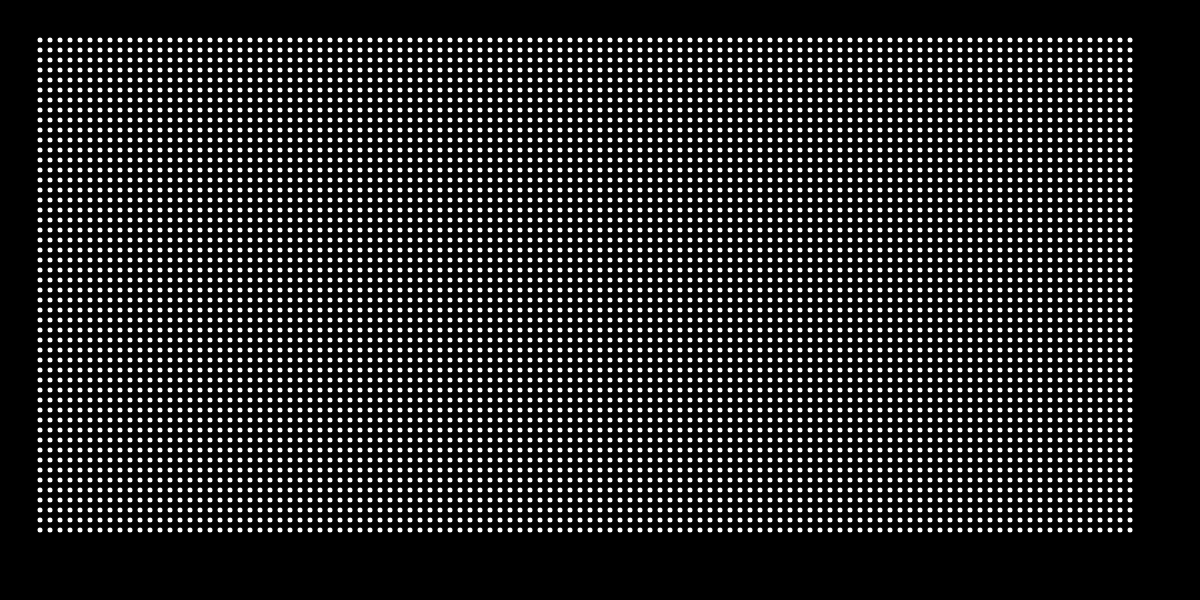
Frame 1 (no input)
Frame 60 (no input): identical to frame 1, image omitted
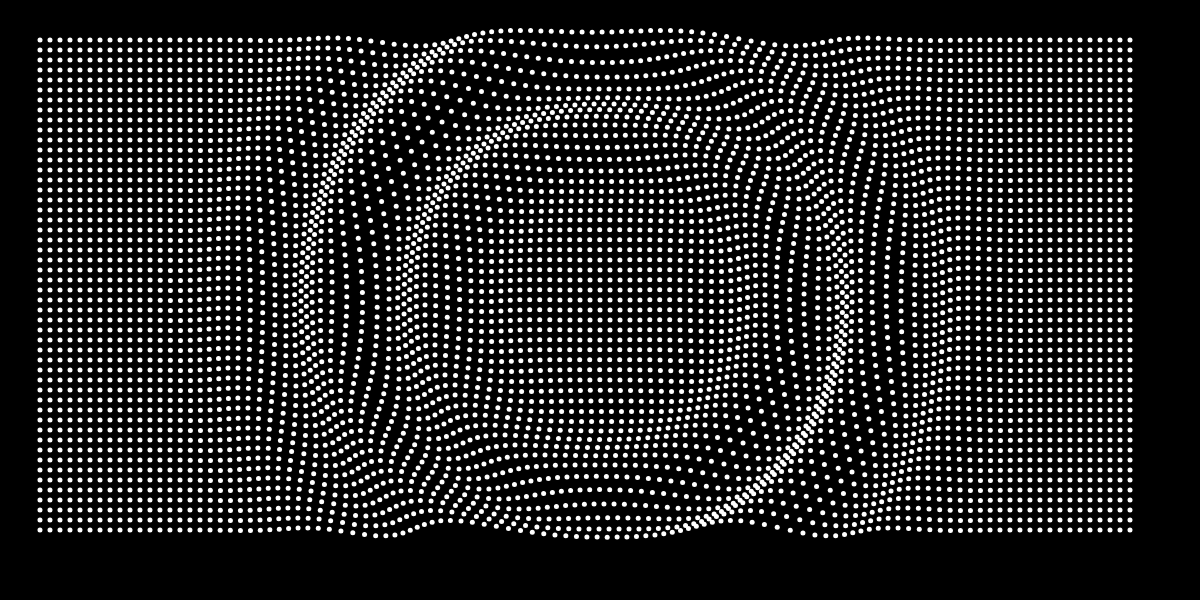
Frame 120 (the mouse pressed at the canvas centre since frame 60)

The p5.js sketch that drew these frames (run headless with seeded random() and noise() and a simulated clock; from frame 60 on, the mouse is pressed at the canvas centre):

// p5.js sketch
// ── sketch.js


function setup() {
  createCanvas(1200,600)
}
var rad
var theta
var phase = 0
//gaussian "envelope" for ripple
var damp
//coord for middle of ripple
var rippleCenterX
var rippleCenterY
//start time for compression wave
var clickTime = 0
//boolean for updating travelling wave
var rippling = false
//time elapsed since ripple started
var elapsedTime = 0

//one entry for each touch event...
var ripples = []
//Contains [rippleCenterX,rippleCenterY,clickTime]

function draw() {
	background(0)
	noStroke()
	fill(255)

	for(i=0;i<ripples.length;i++){
		if((millis()-ripples[i][2])>5000){
			ripples.splice(i,1)
		}
	}


	for(i=0;i<110;i++){
		for(j=0;j<50;j++){

			deltaX = 0
			deltaY = 0

			for(k=0;k<ripples.length;k++){
				elapsedTime = (millis()-ripples[k][2])/4
				rad = dist(40+i*10,40+j*10,ripples[k][0],ripples[k][1])
				damp = exp(-(.0001*(rad-elapsedTime)*(rad-elapsedTime)))
				deltaX += damp*10*sin((rad/17)+phase)
				deltaY += damp*10*sin((rad/17)+phase)	
			}
			ellipse(deltaX+40+i*10,deltaY+40+j*10,5,5)
		}
	}
	phase -= .2

	//text(ripples,100,100)
}
function touchStarted(){
	ripples.push([mouseX,mouseY,millis()])
}
function touchMoved() {
	return false
}
